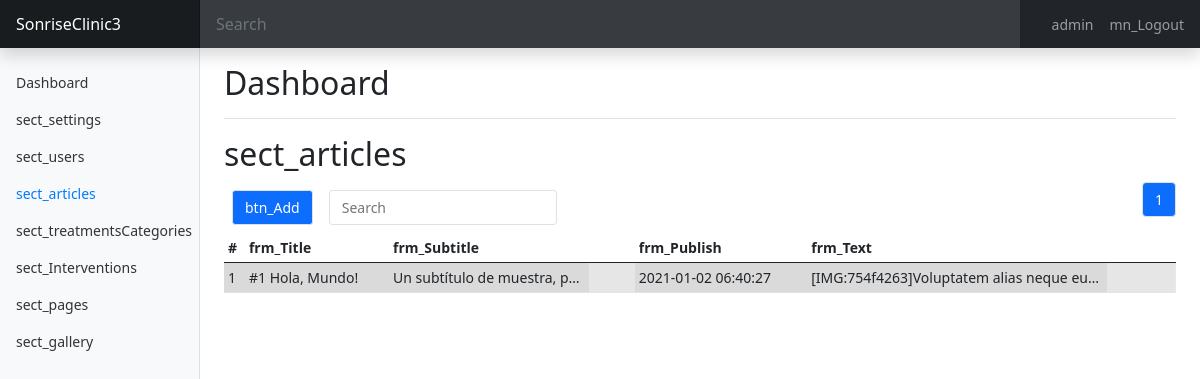
The app's page /admin.php?section=articles (signed in) with its own data.
### tables this page shows
CREATE TABLE `settings` (
  `id` int(9) NOT NULL,
  `type` varchar(10) NOT NULL,
  `label` varchar(25) NOT NULL,
  `value` varchar(255) NOT NULL
);

CREATE TABLE `articles` (
  `id` int(9) NOT NULL,
  `title` varchar(255) NOT NULL,
  `subtitle` varchar(255) NOT NULL,
  `text` text NOT NULL,
  `date_created` datetime NOT NULL DEFAULT current_timestamp(),
  `date_published` datetime DEFAULT NULL,
  `date_modifiqued` datetime DEFAULT NULL,
  `enabled` tinyint(1) NOT NULL,
  `author` int(11) NOT NULL
);

### includes/sessions.php (called while the page is built, shortened)
<?php
if (isset($_SESSION['lang'])) {
    $lang = $_SESSION['lang'];
} else {
    $lang = null;
}

### includes/class.data.php (called while the page is built, shortened)
<?php
class DataBase
{
    var $connection;
    public function __construct()
    {
        if (DB_PASS == NULL)
            $this->connection = mysqli_connect(DB_SERVER, DB_USER, DB_NAME);
        else
            $this->connection = mysqli_connect(DB_SERVER, DB_USER, DB_PASS, DB_NAME);
        return true;
    }
    public function send($sql, $type = 'ARRAY')
    {
        $result = mysqli_query($this->connection, $sql) or die(mysqli_error($this->connection));
        $return = array();
        if ($type == 'ARRAY')
            while (($return[] = mysqli_fetch_array($result))) {
            }
        else {
            while (($return[] = mysqli_fetch_assoc($result))) {
            }
        }
        if (count($return) > 1)
            unset($return[count($return) - 1]);
        else
            $return = FALSE;
        return $return;
    }
    public function select($table, $where, $type = 'ARRAY')
    {
        $sql = "SELECT * FROM " . $table . " WHERE " . $where;
        $result = mysqli_query($this->connection, $sql);
        $return = array();
        if ($type == 'ARRAY')
            while (($return[] = mysqli_fetch_array($result))) {
            }
        else
            while (($return[] = mysqli_fetch_assoc($result))) {
            }
        if (count($return) > 1)
            unset($return[count($return) - 1]);
        else
            $return = FALSE;
        return $return;
    }
}

### includes/functions.php (called while the page is built, shortened)
<?php
function __($str, $lang = null)
{
	return $str;
}

### admin/articles.php (the view, shortened to what this page needs)
<h2><?= __('sect_articles', $lang) ?></h2>
<div class="table-responsive">
  <?php
  include "admin/pagination.php";
  ?>
  <table class="table table-striped table-sm table-hover">
    <thead>
      <tr>
        <th>#</th>
        <th><?= __('frm_Title', $lang) ?></th>
        <th id="subtitle"><?= __('frm_Subtitle', $lang) ?></th>
        <th><?= __('frm_Publish', $lang) ?></th>
        <th><?= __('frm_Text', $lang) ?></th>
      </tr>
    </thead>
    <tbody>
      <?php if (!empty($records)) :
        foreach ($records as $record) :
          if (isset($_GET['edit']) && $record['id'] == $_GET['edit']) :
            $class = " fw-bold";
          else :
            $class = "";
          endif;
      ?>
          <tr class="tbl-h<?= $class ?>" onclick="window.location='admin.php?section=articles&page=<?= ($page) ?>&edit=<?= $record['id'] ?>';" style="background-color: rgba(0, 0, 0, 0.05); background-image:linear-gradient(var(--bs-table-accent-bg),var(--bs-table-accent-bg))">
            <td><?= $record["id"] ?></td>
            <td><?= $record["title"] ?></td>
            <td class="d-inline-block text-truncate" style="max-width: 200px"><?= $record["subtitle"] ?></td>
            <td><?= $record["date_published"] ?></td>
            <td class="d-inline-block text-truncate" style="max-width: 300px"><?= strip_tags($record["text"]) ?></td>
          </tr>
      <?php
        endforeach;
      endif; ?>
    </tbody>
  </table>
</div>

### admin.php (shortened to what this page needs)
<?php
include("includes/functions.php");
include("includes/sessions.php");
if (isset($_GET["section"])) :
  $adm_pag = $_GET["section"];
else :
  $adm_pag = "dashboard";
endif;
$db = new DataBase(DB_SERVER, DB_USER, DB_PASS, DB_NAME, 1);
$param = $db->send("SELECT * FROM settings;");
?>
<!DOCTYPE html>
<html lang="<?= $lang ?>">
<?php require "admin/head.php"; ?>
<body>
  <header class="navbar navbar-dark sticky-top bg-dark flex-md-nowrap p-0 shadow">
    <a class="navbar-brand col-md-3 col-lg-2 me-0 px-3" href="index.php"><?= $param[0]["value"] ?></a>
    <input class="form-control form-control-dark w-100" type="text" placeholder="Search" aria-label="Search">
    <ul class="navbar-nav px-3" style="flex-direction: row;">
      <li class="nav-item text-nowrap">
        <a class="nav-link mx-3" href="#"><?= $_SESSION['name'] ?></a>
      </li>
      <li class="nav-item text-nowrap">
        <a class="nav-link" href="logout.php"><?= __('mn_Logout', $lang) ?></a>
      </li>
    </ul>
  </header>
  <div class="container-fluid">
    <div class="row">
      <nav id="sidebarMenu" class="col-md-3 col-lg-2 d-md-block bg-light sidebar collapse">
        <div class="position-sticky pt-3">
          <ul class="nav flex-column">
            <li class="nav-item">
              <a class="nav-link<?= $adm_pag == 'dashboard' ? ' active' : '' ?>" aria-current="page" href="admin.php">
                Dashboard
              </a>
            </li>
            <li class="nav-item">
              <a class="nav-link<?= $adm_pag == 'settings' ? ' active' : '' ?>" href="admin.php?section=settings">
                <?= __('sect_settings', $lang) ?>
              </a>
            </li>
            <li class="nav-item">
              <a class="nav-link<?= $adm_pag == 'users' ? ' active' : '' ?>" href="admin.php?section=users">
                <?= __('sect_users', $lang) ?>
              </a>
            </li>
            <li class="nav-item">
              <a class="nav-link<?= $adm_pag == 'articles' ? ' active' : '' ?>" href="admin.php?section=articles">
                <?= __('sect_articles', $lang) ?>
              </a>
            </li>
            <li class="nav-item">
              <a class="nav-link<?= $adm_pag == 'treatmentsCategories' ? ' active' : '' ?>" href="admin.php?section=treatmentsCategories">
                <?= __('sect_treatmentsCategories', $lang) ?>
              </a>
            </li>
            <li class="nav-item">
              <a class="nav-link<?= $adm_pag == 'treatmentsInterventions' ? ' active' : '' ?>" href="admin.php?section=treatmentsInterventions">
                <?= __('sect_Interventions', $lang) ?>
              </a>
            </li>
            <li class="nav-item">
              <a class="nav-link" href="admin.php?section=pages">
                <?= __('sect_pages', $lang) ?>
              </a>
            </li>
            <li class="nav-item">
              <a class="nav-link<?= $adm_pag == 'images' ? ' active' : '' ?>" href="admin.php?section=images">
                <?= __('sect_gallery', $lang) ?>
              </a>
            </li>
          </ul>
        </div>
      </nav>
      <main class="col-md-9 ms-sm-auto col-lg-10 px-md-4" style="margin-left:219px">
        <div class="d-flex justify-content-between flex-wrap flex-md-nowrap align-items-center pt-3 pb-2 mb-3 border-bottom">
          <h1 class="h2">Dashboard</h1>
        </div>
        <?php
        switch ($adm_pag):
          case ("articles"):
            include "admin/articles.php";
            break;
        endswitch;
        ?>
      </main>
    </div>
  </div>
</body>
</html>

### css/styles.css (style rules this page uses)
.bg-light { background-color: #FFF9ED !important; }

### css/dashboard.css (style rules this page uses)
body { font-size: .875rem; }
.sidebar { position: fixed; top: 0; bottom: 0; left: 0; z-index: 100; padding: 48px 0 0; box-shadow: inset -1px 0 0 rgba(0, 0, 0, .1); }
.sidebar .nav-link { font-weight: 500; color: #333; }
.sidebar .nav-link.active { color: #007bff; }
.navbar-brand { padding-top: .75rem; padding-bottom: .75rem; font-size: 1rem; background-color: rgba(0, 0, 0, .25); box-shadow: inset -1px 0 0 rgba(0, 0, 0, .25); }
.navbar .form-control { padding: .75rem 1rem; border-width: 0; border-radius: 0; }
.form-control-dark { color: #fff; background-color: rgba(255, 255, 255, .1); border-color: rgba(255, 255, 255, .1); }

### records on screen
settings: value "SonriseClinic3"
articles: id "1", title "#1 Hola, Mundo!", subtitle "Un subtítulo de muestra, p…", date_published "2021-01-02 06:40:27", text "[IMG:754f4263]Voluptatem alias neque eu…"

### other values on screen
$_SESSION['name'] "admin"
__('mn_Logout', $lang) "mn_Logout"
__('sect_settings', $lang) "sect_settings"
__('sect_users', $lang) "sect_users"
__('sect_articles', $lang) "sect_articles"
__('sect_treatmentsCategories', $lang) "sect_treatmentsCategories"
__('sect_Interventions', $lang) "sect_Interventions"
__('sect_pages', $lang) "sect_pages"
__('sect_gallery', $lang) "sect_gallery"
__('btn_Add', $lang) "btn_Add"
__('frm_Title', $lang) "frm_Title"
__('frm_Subtitle', $lang) "frm_Subtitle"
__('frm_Publish', $lang) "frm_Publish"
__('frm_Text', $lang) "frm_Text"
